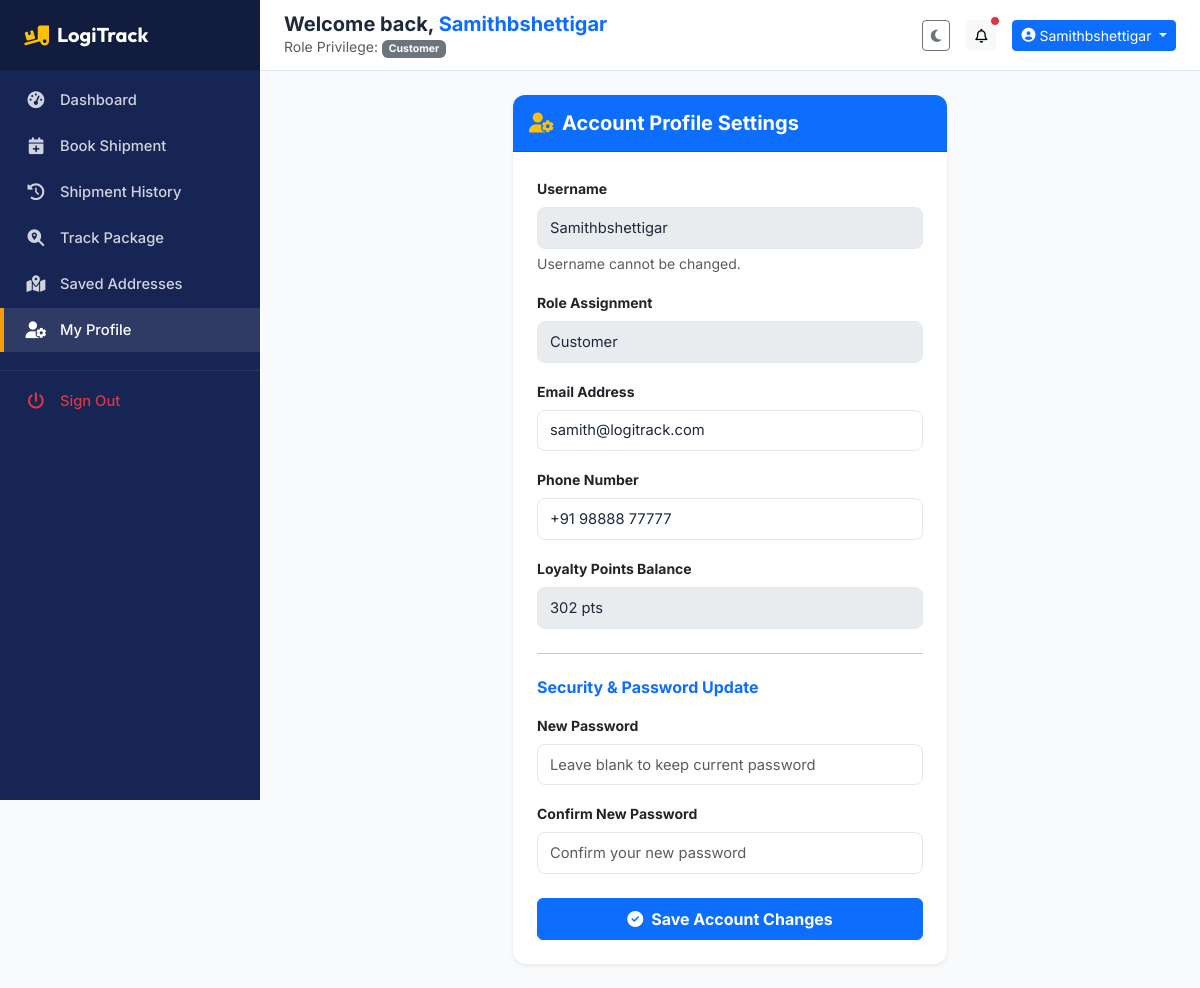
Page /auth/profile (signed in) on the committed database.
### app/models.py (models this page shows, shortened)
class BaseModel(db.Model):
    __abstract__ = True

class User(BaseModel):
    __tablename__ = 'users'
    id = db.Column(db.Integer, primary_key=True)
    username = db.Column(db.String(80), unique=True, nullable=False)
    email = db.Column(db.String(120), unique=True, nullable=False)
    password_hash = db.Column(db.String(255), nullable=False)
    role_id = db.Column(db.Integer, db.ForeignKey('roles.id'), nullable=False)
    branch_id = db.Column(db.Integer, db.ForeignKey('branches.id', ondelete='SET NULL'), nullable=True)
    is_active = db.Column(db.Boolean, default=True)
    created_at = db.Column(db.DateTime, default=datetime.utcnow)
    updated_at = db.Column(db.DateTime, default=datetime.utcnow, onupdate=datetime.utcnow)
    customer_profile = db.relationship('Customer', backref='user', uselist=False, cascade="all, delete-orphan")
    driver_profile = db.relationship('Driver', backref='user', uselist=False, cascade="all, delete-orphan")
    addresses = db.relationship('Address', backref='user', lazy=True, cascade="all, delete-orphan")
    notifications = db.relationship('Notification', backref='user', lazy=True, cascade="all, delete-orphan")
    activity_logs = db.relationship('ActivityLog', backref='user', lazy=True)

class Role(BaseModel):
    __tablename__ = 'roles'
    id = db.Column(db.Integer, primary_key=True)
    name = db.Column(db.String(50), unique=True, nullable=False)
    description = db.Column(db.String(255))
    users = db.relationship('User', backref='role', lazy=True)

class Customer(BaseModel):
    __tablename__ = 'customers'
    id = db.Column(db.Integer, primary_key=True)
    user_id = db.Column(db.Integer, db.ForeignKey('users.id', ondelete='CASCADE'), unique=True, nullable=False)
    phone = db.Column(db.String(20), nullable=False)
    status = db.Column(db.String(50), default='Active')  # Active, Suspended
    loyalty_points = db.Column(db.Integer, default=0)
    shipments = db.relationship('Shipment', backref='customer', lazy=True)
    feedbacks = db.relationship('Feedback', backref='customer', lazy=True)

### app/blueprints/auth/routes.py (the view, shortened to what this page needs)
@auth_bp.route('/profile', methods=['GET', 'POST'])
@login_required
def profile():
    customer = Customer.query.filter_by(user_id=g.user.id).first()
    driver = Driver.query.filter_by(user_id=g.user.id).first()
    return render_template('auth/profile.html', customer=customer, driver=driver)

### app/templates/auth/profile.html (shortened to what this page needs)
{% extends "base.html" %}
{% block content %}
<div class="row">
    <div class="col-lg-6 mx-auto">
        <div class="card border-0 shadow-sm kpi-card">
            <div class="card-header bg-primary text-white py-3" style="border-radius: 12px 12px 0 0;">
                <h5 class="mb-0 fw-bold"><i class="fa-solid fa-user-gear me-2 text-warning"></i>Account Profile Settings</h5>
            </div>
            <div class="card-body p-4">
                <form method="POST" action="{{ url_for('auth.profile') }}">
                    <div class="mb-3">
                        <label class="form-label small fw-bold">Username</label>
                        <input type="text" class="form-control" value="{{ current_user.username }}" disabled>
                        <div class="form-text">Username cannot be changed.</div>
                    </div>
                    <div class="mb-3">
                        <label class="form-label small fw-bold">Role Assignment</label>
                        <input type="text" class="form-control" value="{{ current_user.role.name }}" disabled>
                    </div>
                    <div class="mb-3">
                        <label class="form-label small fw-bold">Email Address</label>
                        <input type="email" name="email" class="form-control" value="{{ current_user.email }}" pattern="[a-zA-Z0-9._%+-]+@(gmail\.com|logitrack\.com)" title="Email domain must be @gmail.com" required>
                    </div>
                    {% if customer %}
                    <div class="mb-3">
                        <label class="form-label small fw-bold">Phone Number</label>
                        <input type="text" name="phone" class="form-control" value="{{ customer.phone }}" pattern="[0-9]{10}" maxlength="10" title="Phone number must contain exactly 10 digits (0-9)" required>
                    </div>
                    <div class="mb-3">
                        <label class="form-label small fw-bold">Loyalty Points Balance</label>
                        <input type="text" class="form-control" value="{{ customer.loyalty_points }} pts" disabled>
                    </div>
                    {% endif %}
                    <hr class="my-4">
                    <h6 class="fw-bold text-primary mb-3">Security & Password Update</h6>
                    <div class="mb-3">
                        <label class="form-label small fw-bold">New Password</label>
                        <input type="password" name="new_password" class="form-control" placeholder="Leave blank to keep current password" minlength="4" pattern="(?=.*\d)(?=.*[^a-zA-Z0-9\s]).{4,}" title="Password must be at least 4 characters and contain at least 1 digit and 1 special character">
                    </div>
                    <div class="mb-4">
                        <label class="form-label small fw-bold">Confirm New Password</label>
                        <input type="password" name="confirm_password" class="form-control" placeholder="Confirm your new password" minlength="4">
                    </div>
                    <button type="submit" class="btn btn-primary w-100 py-2 fw-bold"><i class="fa-solid fa-circle-check me-2"></i>Save Account Changes</button>
                </form>
            </div>
        </div>
    </div>
</div>
{% endblock %}

### app/templates/base.html (shortened to what this page needs)
<!DOCTYPE html>
<html lang="en">
<head>
    <link href="https://cdn.jsdelivr.net/npm/bootstrap@5.3.2/dist/css/bootstrap.min.css" rel="stylesheet">
    <link rel="stylesheet" href="https://cdnjs.cloudflare.com/ajax/libs/font-awesome/6.4.2/css/all.min.css">
    <link rel="stylesheet" href="https://unpkg.com/leaflet@1.9.4/dist/leaflet.css"/>
    <link rel="stylesheet" href="{{ url_for('static', filename='css/style.css') }}">
</head>
<body data-theme="light">
    <div class="toast-container position-fixed top-0 end-0 p-3" style="z-index: 1100;">
    </div>
    {% if current_user %}
    <div class="dashboard-container">
        <aside class="sidebar" id="app-sidebar">
            <div class="sidebar-header">
                <a href="/" class="text-white text-decoration-none d-flex align-items-center">
                    <i class="fa-solid fa-truck-ramp-box fa-lg me-2 text-warning"></i>
                    <span class="fs-5 fw-bold font-brand">LogiTrack</span>
                </a>
            </div>
            <ul class="sidebar-menu mt-2">
                {% if current_user.role.name == 'Administrator' %}
                    <li class="sidebar-menu-item {% if request.endpoint == 'admin.dashboard' %}active{% endif %}">
                        <a href="{{ url_for('admin.dashboard') }}"><i class="fa-solid fa-chart-pie"></i><span>Overview</span></a>
                    </li>
                    <li class="sidebar-menu-item {% if 'shipments' in request.endpoint %}active{% endif %}">
                        <a href="{{ url_for('admin.list_shipments') }}"><i class="fa-solid fa-cubes"></i><span>Shipments</span></a>
                    </li>
                    <li class="sidebar-menu-item {% if 'customers' in request.endpoint %}active{% endif %}">
                        <a href="{{ url_for('admin.list_customers') }}"><i class="fa-solid fa-user-group"></i><span>Customers</span></a>
                    </li>
                    <li class="sidebar-menu-item {% if 'drivers' in request.endpoint %}active{% endif %}">
                        <a href="{{ url_for('admin.list_drivers') }}"><i class="fa-solid fa-id-badge"></i><span>Drivers</span></a>
                    </li>
                    <li class="sidebar-menu-item {% if 'vehicles' in request.endpoint %}active{% endif %}">
                        <a href="{{ url_for('admin.list_vehicles') }}"><i class="fa-solid fa-truck-monster"></i><span>Fleet Vehicles</span></a>
                    </li>
                    <li class="sidebar-menu-item {% if 'branches' in request.endpoint %}active{% endif %}">
                        <a href="{{ url_for('admin.list_branches') }}"><i class="fa-solid fa-warehouse"></i><span>Branches</span></a>
                    </li>
                    <li class="sidebar-menu-item {% if 'employees' in request.endpoint %}active{% endif %}">
                        <a href="{{ url_for('admin.list_employees') }}"><i class="fa-solid fa-users-gear"></i><span>Staff Manage</span></a>
                    </li>
                    <li class="sidebar-menu-item {% if 'payments' in request.endpoint %}active{% endif %}">
                        <a href="{{ url_for('admin.list_payments') }}"><i class="fa-solid fa-file-invoice-dollar"></i><span>Payments</span></a>
                    </li>
                    <li class="sidebar-menu-item {% if 'feedback' in request.endpoint %}active{% endif %}">
                        <a href="{{ url_for('admin.list_feedback') }}"><i class="fa-solid fa-comments"></i><span>Reviews</span></a>
                    </li>
                    <li class="sidebar-menu-item {% if 'reports' in request.endpoint %}active{% endif %}">
                        <a href="{{ url_for('reports.index') }}"><i class="fa-solid fa-chart-line"></i><span>Reports Panel</span></a>
                    </li>
                    <li class="sidebar-menu-item {% if 'settings' in request.endpoint %}active{% endif %}">
                        <a href="{{ url_for('admin.system_settings') }}"><i class="fa-solid fa-sliders"></i><span>System Config</span></a>
                    </li>
                {% elif current_user.role.name == 'Customer' %}
                    <li class="sidebar-menu-item {% if request.endpoint == 'customer.dashboard' %}active{% endif %}">
                        <a href="{{ url_for('customer.dashboard') }}"><i class="fa-solid fa-gauge-high"></i><span>Dashboard</span></a>
                    </li>
                    <li class="sidebar-menu-item {% if request.endpoint == 'customer.book_shipment' %}active{% endif %}">
                        <a href="{{ url_for('customer.book_shipment') }}"><i class="fa-solid fa-calendar-plus"></i><span>Book Shipment</span></a>
                    </li>
                    <li class="sidebar-menu-item {% if request.endpoint in ['customer.shipment_history'] %}active{% endif %}">
                        <a href="{{ url_for('customer.shipment_history') }}"><i class="fa-solid fa-clock-rotate-left"></i><span>Shipment History</span></a>
                    </li>
                    <li class="sidebar-menu-item {% if request.endpoint == 'customer.public_track' %}active{% endif %}">
                        <a href="{{ url_for('customer.public_track') }}"><i class="fa-solid fa-magnifying-glass-location"></i><span>Track Package</span></a>
                    </li>
                    <li class="sidebar-menu-item {% if request.endpoint == 'customer.list_addresses' %}active{% endif %}">
                        <a href="{{ url_for('customer.list_addresses') }}"><i class="fa-solid fa-map-location-dot"></i><span>Saved Addresses</span></a>
                    </li>
                    <li class="sidebar-menu-item {% if request.endpoint == 'auth.profile' %}active{% endif %}">
                        <a href="{{ url_for('auth.profile') }}"><i class="fa-solid fa-user-gear"></i><span>My Profile</span></a>
                    </li>
                {% endif %}
                <li class="sidebar-menu-item mt-3 pt-2 border-top border-secondary border-opacity-25">
                    <a href="{{ url_for('auth.logout') }}" class="text-danger"><i class="fa-solid fa-power-off text-danger"></i><span>Sign Out</span></a>
                </li>
            </ul>
        </aside>
        <main class="main-content">
            <header class="top-navbar d-flex align-items-center justify-content-between">
                <div class="d-flex align-items-center gap-2">
                    <div>
                        <h5 class="mb-0 fw-bold d-none d-sm-block">Welcome back, <span class="text-primary">{{ current_user.username }}</span></h5>
                        <small class="text-muted d-none d-md-block">Role Privilege: <span class="badge bg-secondary">{{ current_user.role.name }}</span></small>
                    </div>
                </div>
                <div class="d-flex align-items-center gap-2 gap-sm-3">
                    <button class="btn btn-outline-secondary btn-sm" id="theme-toggle" title="Switch Theme" aria-label="Switch Theme">
                        <i class="fa-solid fa-moon" id="theme-icon"></i>
                    </button>
                    <div class="dropdown">
                        <button class="btn btn-light position-relative btn-sm" type="button" data-bs-toggle="dropdown" aria-expanded="false" aria-label="Notifications">
                            <i class="fa-regular fa-bell"></i>
                            {% if current_user.notifications and current_user.notifications|selectattr("is_read", "equalto", False)|list|length > 0 %}
                                <span class="position-absolute top-0 start-100 translate-middle p-1 bg-danger border border-light rounded-circle"></span>
                            {% endif %}
                        </button>
                    </div>
                    <div class="dropdown">
                        <button class="btn btn-primary btn-sm dropdown-toggle d-flex align-items-center gap-1" type="button" data-bs-toggle="dropdown" aria-expanded="false">
                            <i class="fa-solid fa-circle-user"></i>
                            <span class="d-none d-sm-inline">{{ current_user.username }}</span>
                        </button>
                    </div>
                </div>
            </header>
            <div class="content-wrapper container-fluid p-2 p-sm-3 p-lg-4">
                {% block content %}{% endblock %}
            </div>
        </main>
    </div>
    {% endif %}
</body>
</html>

### rows in the picture
User: username "Samithbshettigar", email "samith@logitrack.com"
Role: role.name "Customer"
Customer: phone "+91 98888 77777", loyalty_points "302 pts"
